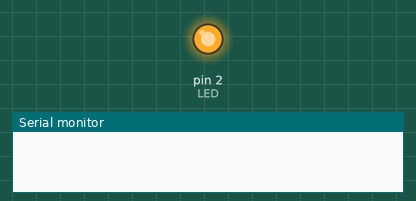
Simulated run of this sketch. Board: Arduino Uno, built with avr-gcc and run on an emulated ATmega328P. Parts: output pins drawn as LEDs (lit = HIGH), the last lines printed to the serial monitor.

Above: at 1.0 s.
At 3.0 s:
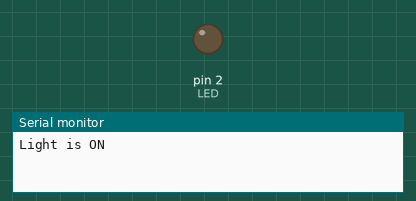
Timing chart, 0 to 5.2 s (numbered marks = the images above):
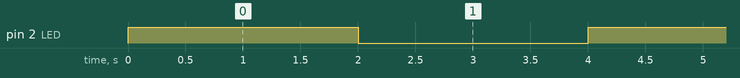

The sketch:

sketch_aug28a.ino
```cpp
int LED = 2;

void switchOn() {
  digitalWrite(LED,HIGH);
  delay(2000);

}


void switchOff() {
  digitalWrite(LED,LOW);
  delay(2000);

}


void setup() {
  // put your setup code here, to run once:

  pinMode(LED,OUTPUT);
  Serial.begin(9600);

}

void loop() {
  // put your main code here, to run repeatedly:

switchOn();
Serial.println("Light is ON");
switchOff();
Serial.println("Light is OFF");

}
```

Measured:
- by itself, pin 2 (LED): alternates HIGH for 2.0 s and LOW for 2.0 s
